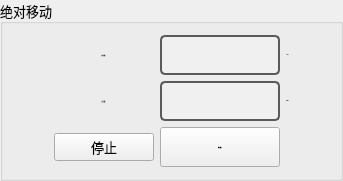
        <widget class="QGroupBox" name="groupBox_7">
         <property name="minimumSize">
          <size>
           <width>0</width>
           <height>40</height>
          </size>
         </property>
         <property name="font">
          <font>
           <family>宋体</family>
           <pointsize>10</pointsize>
          </font>
         </property>
         <property name="title">
          <string>绝对移动</string>
         </property>
         <layout class="QGridLayout" name="gridLayout_11">
          <item row="0" column="1">
           <widget class="QLabel" name="MoveAbsolute_label_3">
            <property name="minimumSize">
             <size>
              <width>100</width>
              <height>40</height>
             </size>
            </property>
            <property name="font">
             <font>
              <family>Arial</family>
              <pointsize>-1</pointsize>
              <bold>true</bold>
             </font>
            </property>
            <property name="text">
             <string>绝对位置：</string>
            </property>
            <property name="alignment">
             <set>Qt::AlignCenter</set>
            </property>
           </widget>
          </item>
          <item row="0" column="3">
           <widget class="QLabel" name="label_9">
            <property name="font">
             <font>
              <family>Arial</family>
              <pointsize>-1</pointsize>
              <bold>true</bold>
             </font>
            </property>
            <property name="text">
             <string>mm</string>
            </property>
            <property name="alignment">
             <set>Qt::AlignCenter</set>
            </property>
           </widget>
          </item>
          <item row="1" column="2">
           <widget class="QLineEdit" name="AbsoluteSpeed_textBox">
            <property name="minimumSize">
             <size>
              <width>120</width>
              <height>40</height>
             </size>
            </property>
            <property name="maximumSize">
             <size>
              <width>120</width>
              <height>40</height>
             </size>
            </property>
            <property name="font">
             <font>
              <family>Arial</family>
              <pointsize>-1</pointsize>
              <bold>true</bold>
             </font>
            </property>
            <property name="styleSheet">
             <string notr="true">QLineEdit {
    border: 2px solid #5A5A5A; /* 边框颜色 */
    border-radius: 5px; /* 边框圆角 */
    background-color: #F0F0F0; /* 背景色 */
    color: #000; /* 字体颜色 */
    padding: 5px; /* 内边距 */
}

QLineEdit:focus {
    border-color: #3D7848; /* 聚焦时边框颜色 */
}

QLineEdit:disabled {
    background-color: #ECECEC; /* 禁用状态的背景色 */
    color: #A0A0A0; /* 禁用状态的字体颜色 */
}
</string>
            </property>
            <property name="alignment">
             <set>Qt::AlignCenter</set>
            </property>
           </widget>
          </item>
          <item row="1" column="1">
           <widget class="QLabel" name="AbsoluteSpeed_label_3">
            <property name="minimumSize">
             <size>
              <width>80</width>
              <height>40</height>
             </size>
            </property>
            <property name="font">
             <font>
              <family>Arial</family>
              <pointsize>-1</pointsize>
              <bold>true</bold>
             </font>
            </property>
            <property name="text">
             <string>目标速度：</string>
            </property>
            <property name="alignment">
             <set>Qt::AlignCenter</set>
            </property>
           </widget>
          </item>
          <item row="1" column="3">
           <widget class="QLabel" name="label_11">
            <property name="font">
             <font>
              <family>Arial</family>
              <pointsize>-1</pointsize>
              <bold>true</bold>
             </font>
            </property>
            <property name="text">
             <string>mm/s</string>
            </property>
            <property name="alignment">
             <set>Qt::AlignCenter</set>
            </property>
           </widget>
          </item>
          <item row="0" column="2">
           <widget class="QLineEdit" name="MoveAbsolute_textBox">
            <property name="minimumSize">
             <size>
              <width>120</width>
              <height>40</height>
             </size>
            </property>
            <property name="maximumSize">
             <size>
              <width>120</width>
              <height>40</height>
             </size>
            </property>
            <property name="font">
             <font>
              <family>Arial</family>
              <pointsize>-1</pointsize>
              <bold>true</bold>
             </font>
            </property>
            <property name="styleSheet">
             <string notr="true">QLineEdit {
    border: 2px solid #5A5A5A; /* 边框颜色 */
    border-radius: 5px; /* 边框圆角 */
    background-color: #F0F0F0; /* 背景色 */
    color: #000; /* 字体颜色 */
    padding: 5px; /* 内边距 */
}

QLineEdit:focus {
    border-color: #3D7848; /* 聚焦时边框颜色 */
}

QLineEdit:disabled {
    background-color: #ECECEC; /* 禁用状态的背景色 */
    color: #A0A0A0; /* 禁用状态的字体颜色 */
}
</string>
            </property>
            <property name="alignment">
             <set>Qt::AlignCenter</set>
            </property>
           </widget>
          </item>
          <item row="1" column="4">
           <spacer name="horizontalSpacer_13">
            <property name="orientation">
             <enum>Qt::Horizontal</enum>
            </property>
            <property name="sizeHint" stdset="0">
             <size>
              <width>40</width>
              <height>20</height>
             </size>
            </property>
           </spacer>
          </item>
          <item row="2" column="2">
           <widget class="QPushButton" name="btnAbsoluteMove">
            <property name="minimumSize">
             <size>
              <width>0</width>
              <height>40</height>
             </size>
            </property>
            <property name="font">
             <font>
              <family>Arial</family>
              <pointsize>-1</pointsize>
              <bold>true</bold>
             </font>
            </property>
            <property name="text">
             <string>绝对移动</string>
            </property>
           </widget>
          </item>
          <item row="1" column="0">
           <spacer name="horizontalSpacer_12">
            <property name="orientation">
             <enum>Qt::Horizontal</enum>
            </property>
            <property name="sizeHint" stdset="0">
             <size>
              <width>40</width>
              <height>20</height>
             </size>
            </property>
           </spacer>
          </item>
          <item row="2" column="1">
           <widget class="QPushButton" name="Shu_Mon_Stop1">
            <property name="text">
             <string>停止</string>
            </property>
           </widget>
          </item>
         </layout>
        </widget>
